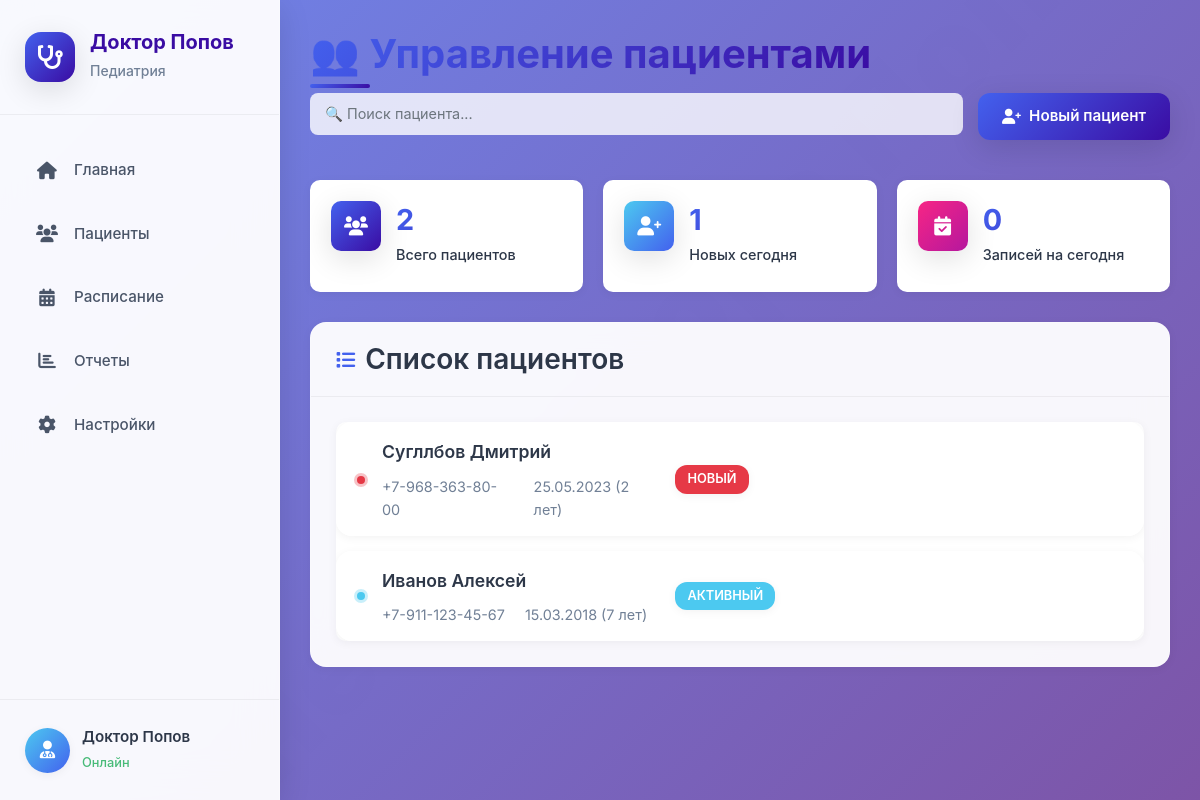
Before: / with the older database file.
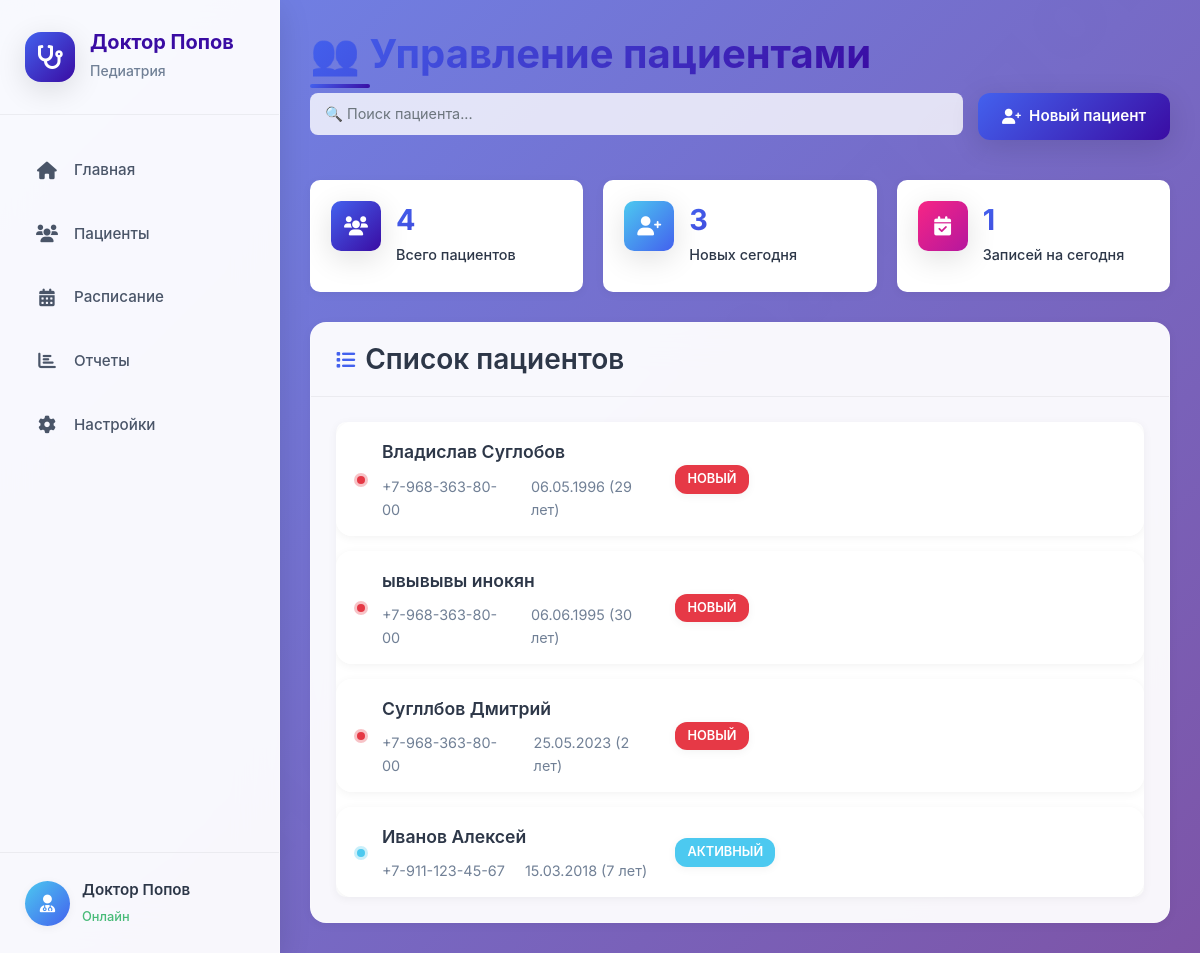
After: the same page with the newer database file.
### app/models.py (models this page shows)
class Patient(Base):
    __tablename__ = "patients"
    id = Column(Integer, primary_key=True, index=True)
    first_name = Column(String(100), nullable=False)
    last_name = Column(String(100), nullable=False)
    birth_date = Column(Date, nullable=False)
    gender = Column(String(10), nullable=False)
    phone = Column(String(20), nullable=False)
    parent_name = Column(String(200))
    parent_phone = Column(String(20))
    address = Column(Text)
    email = Column(String(100))
    birth_weight = Column(Integer)  # в граммах
    birth_height = Column(Integer)  # в см
    allergies = Column(Text)
    chronic_diseases = Column(Text)
    health_group = Column(String(10))
    vaccinations = Column(Text)
    development_notes = Column(Text)
    status = Column(String(20), default="new")  # new, confirmed, archived
    created_at = Column(DateTime, default=datetime.now)
    appointments = relationship("Appointment", back_populates="patient")

### app/main.py (the view)
@app.get("/", response_class=HTMLResponse)
async def read_root(request: Request, db: Session = Depends(get_db)):
    patients = db.query(Patient).order_by(Patient.created_at.desc()).all()
    stats = {
        'total_patients': len(patients),
        'new_patients': len([p for p in patients if p.status == 'new']),
        'active_patients': len([p for p in patients if p.status == 'confirmed']),
        'today_appointments': db.query(Appointment).filter(Appointment.date == date.today()).count()
    }
    return templates.TemplateResponse("patients/list.html", {
        "request": request,
        "patients": patients,
        "stats": stats
    })

### app/templates/patients/list.html (shortened to what this page needs)
{% extends "base.html" %}
{% block content %}
<div class="page-header">
    <h2 class="page-title">👥 Управление пациентами</h2>
    <div class="header-actions">
        <div class="search-box">
            <input
                type="text"
                class="form-control search-input"
                placeholder="🔍 Поиск пациента..."
                id="searchInput"
            >
        </div>
        <a href="/create-patient" class="btn btn-primary">
            <i class="fas fa-user-plus"></i> Новый пациент
        </a>
    </div>
</div>
<div class="stats-grid">
    <div class="stat-card">
        <div class="stat-icon" style="background: var(--gradient-primary);">
            <i class="fas fa-users"></i>
        </div>
        <div class="stat-info">
            <div class="stat-number">{{ stats.total_patients }}</div>
            <div class="stat-label">Всего пациентов</div>
        </div>
    </div>
    <div class="stat-card">
        <div class="stat-icon" style="background: var(--gradient-success);">
            <i class="fas fa-user-plus"></i>
        </div>
        <div class="stat-info">
            <div class="stat-number">{{ stats.new_patients }}</div>
            <div class="stat-label">Новых сегодня</div>
        </div>
    </div>
    <div class="stat-card">
        <div class="stat-icon" style="background: var(--gradient-secondary);">
            <i class="fas fa-calendar-check"></i>
        </div>
        <div class="stat-info">
            <div class="stat-number">{{ stats.today_appointments }}</div>
            <div class="stat-label">Записей на сегодня</div>
        </div>
    </div>
</div>
<div class="card">
    <div class="card-header">
        <h3><i class="fas fa-list"></i> Список пациентов</h3>
    </div>
    <div class="card-body">
        <div class="patient-list">
            {% for patient in patients %}
            <div class="patient-item {% if patient.status == 'new' %}status-new{% else %}status-confirmed{% endif %}"
                 onclick="location.href='/patients/{{ patient.id }}'">
                <div class="status-indicator"></div>
                <div class="patient-info">
                    <div class="patient-name">{{ patient.last_name }} {{ patient.first_name }}</div>
                    <div class="patient-contacts">
                        <span class="phone">{{ patient.phone or 'Телефон не указан' }}</span>
                        <span class="birth-date">
                            {% if patient.birth_date %}
                                {{ patient.birth_date.strftime('%d.%m.%Y') }} ({{ calculate_age(patient.birth_date) }} лет)
                            {% else %}
                                Дата рождения не указана
                            {% endif %}
                        </span>
                    </div>
                </div>
                <div class="patient-status">
                    {% if patient.status == 'new' %}
                    <span class="status-badge status-new">НОВЫЙ</span>
                    {% else %}
                    <span class="status-badge status-confirmed">АКТИВНЫЙ</span>
                    {% endif %}
                </div>
            </div>
            {% endfor %}
        </div>
    </div>
</div>
{% endblock %}

### app/templates/base.html (shortened to what this page needs)
<!DOCTYPE html>
<html lang="ru">
<head>
    <link href="https://cdn.jsdelivr.net/npm/bootstrap@5.1.3/dist/css/bootstrap.min.css" rel="stylesheet">
    <link href="https://cdnjs.cloudflare.com/ajax/libs/font-awesome/6.0.0/css/all.min.css" rel="stylesheet">
    <link href="{{ url_for('static', path='/css/main.css') }}" rel="stylesheet">
</head>
<body>
    <div class="background-container">
        <div class="watermark">Кабинет доктора Попова</div>
    </div>
    <div class="app-container">
        <nav class="sidebar">
            <div class="sidebar-header">
                <div class="clinic-info">
                    <div class="clinic-logo">
                        <i class="fas fa-stethoscope"></i>
                    </div>
                    <div class="clinic-text">
                        <h3>Доктор Попов</h3>
                        <span>Педиатрия</span>
                    </div>
                </div>
            </div>
            <ul class="sidebar-nav">
                <li class="nav-item">
                    <a class="nav-link" href="/">
                        <div class="nav-icon">
                            <i class="fas fa-home"></i>
                        </div>
                        <span class="nav-text">Главная</span>
                    </a>
                </li>
                <li class="nav-item">
                    <a class="nav-link" href="/patients">
                        <div class="nav-icon">
                            <i class="fas fa-users"></i>
                        </div>
                        <span class="nav-text">Пациенты</span>
                    </a>
                </li>
                <li class="nav-item">
                    <a class="nav-link" href="/appointments">
                        <div class="nav-icon">
                            <i class="fas fa-calendar-alt"></i>
                        </div>
                        <span class="nav-text">Расписание</span>
                    </a>
                </li>
                <li class="nav-item">
                    <a class="nav-link" href="/reports">
                        <div class="nav-icon">
                            <i class="fas fa-chart-bar"></i>
                        </div>
                        <span class="nav-text">Отчеты</span>
                    </a>
                </li>
                <li class="nav-item">
                    <a class="nav-link" href="/settings">
                        <div class="nav-icon">
                            <i class="fas fa-cog"></i>
                        </div>
                        <span class="nav-text">Настройки</span>
                    </a>
                </li>
            </ul>
            <div class="sidebar-footer">
                <div class="user-info">
                    <div class="user-avatar">
                        <i class="fas fa-user-md"></i>
                    </div>
                    <div class="user-details">
                        <span class="user-name">Доктор Попов</span>
                        <span class="user-status">Онлайн</span>
                    </div>
                </div>
            </div>
        </nav>
        <main class="main-content">
            <div class="content-wrapper">
                {% block content %}{% endblock %}
            </div>
        </main>
    </div>
</body>
</html>

### app/templates/patients/list.html (style rules this page uses)
.stats-grid { display: grid; grid-template-columns: repeat(auto-fit, minmax(250px, 1fr)); gap: 20px; margin-bottom: 30px; }
.stat-card { background: white; padding: 20px; border-radius: 10px; box-shadow: 0 2px 10px rgba(0, 0, 0, 0.05); display: flex; align-items: center; gap: 15px; }
.stat-icon { width: 50px; height: 50px; border-radius: 10px; background: var(--primary); display: flex; align-items: center; justify-content: center; color: white; font-size: 1.2rem; }
.stat-info { flex: 1; }
.stat-number { font-size: 1.8rem; font-weight: bold; color: var(--dark); }
.stat-label { color: var(--gray-medium); font-size: 0.9rem; }
.search-box { flex: 1; min-width: 200px; }
.search-input { width: 100%; padding: 10px 15px; border: 1px solid var(--gray-light); border-radius: 8px; font-size: 0.9rem; }
.patient-list { background: white; border-radius: 10px; box-shadow: 0 2px 10px rgba(0, 0, 0, 0.05); overflow: hidden; }
.patient-item { display: grid; grid-template-columns: 10px 2fr 1fr 1fr 1fr; gap: 15px; padding: 15px 20px; border-bottom: 1px solid var(--gray-light); align-items: center; cursor: pointer; transition: background-color 0.2s; }
.patient-item:last-child { border-bottom: none; }
.status-indicator { width: 8px; height: 8px; border-radius: 50%; }
.patient-info { display: flex; flex-direction: column; gap: 4px; }
.patient-name { font-weight: 600; color: var(--dark); }
.status-badge { padding: 4px 12px; border-radius: 12px; font-size: 0.8rem; font-weight: 600; text-align: center; display: inline-block; }
.status-badge.status-new { background: var(--danger); color: white; }
.status-badge.status-confirmed { background: var(--success); color: white; }

Changed rows visible on the page:
added Patient: last_name "Владислав", first_name "Суглобов", phone "+7-968-363-80-00", birth_date "06.05.1996", birth_date "29", status "НОВЫЙ"
added Patient: last_name "ывывывы", first_name "инокян", phone "+7-968-363-80-00", birth_date "06.06.1995", birth_date "30", status "НОВЫЙ"
Other visible differences:
{{ stats.total_patients }}: "2" → "4"
{{ stats.new_patients }}: "1" → "3"
{{ stats.today_appointments }}: "0" → "1"
